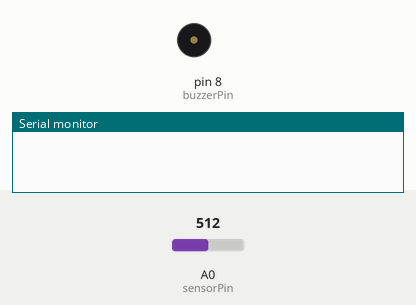
Bench run of a sketch on a simulated Arduino Uno, built with avr-gcc and run on an emulated ATmega328P. Parts: buzzer (waves = sounding), the last lines printed to the serial monitor. The inputs (shaded band) are chosen by the test bench; at power-on: A0 (sensorPin) = 512.

Above: at 0.1 s.
At 1.3 s:
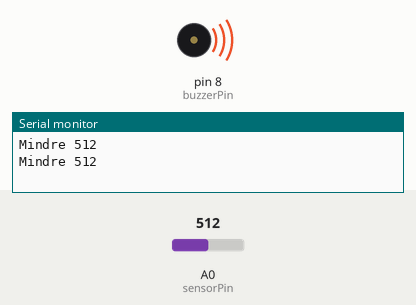
1.4 s: A0 (sensorPin) set to 785
2.9 s: A0 (sensorPin) set to 812
At 3.9 s:
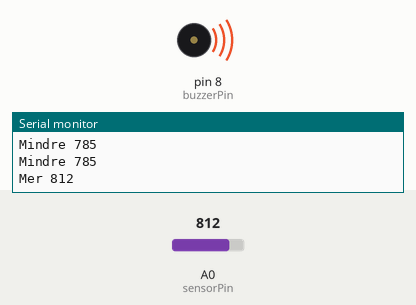
Timing chart, 0 to 5.9 s (numbered marks = the images above; inputs shaded):
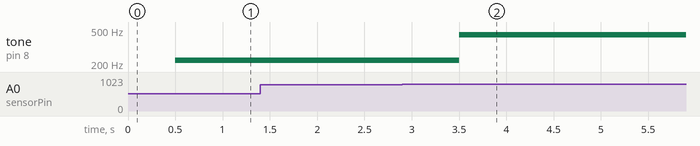

The sketch:

Ljussensor.ino
```cpp
 int sensorPin = A0;
 int buzzerPin = 8;
 int sensor;

 void setup() {
 Serial.begin(9600);
 pinMode(buzzerPin, OUTPUT);
 pinMode(sensorPin, INPUT);
 }

void loop() {
 sensor = analogRead(sensorPin);
// Serial.println(sensor);
delay(500);
 if (sensor > 800) {
 tone(buzzerPin, 440);
 //delay(1000);
  Serial.print("Mer ");
   Serial.println(sensor);
 }
 else {
 tone(buzzerPin, 220);
 //delay(1000);
 Serial.print("Mindre ");
 Serial.println(sensor);

 }

}
```

Measured:
- after the input at 2.9 s, tone on pin 8 (buzzerPin): 220 Hz → 440 Hz after 0.60 s
